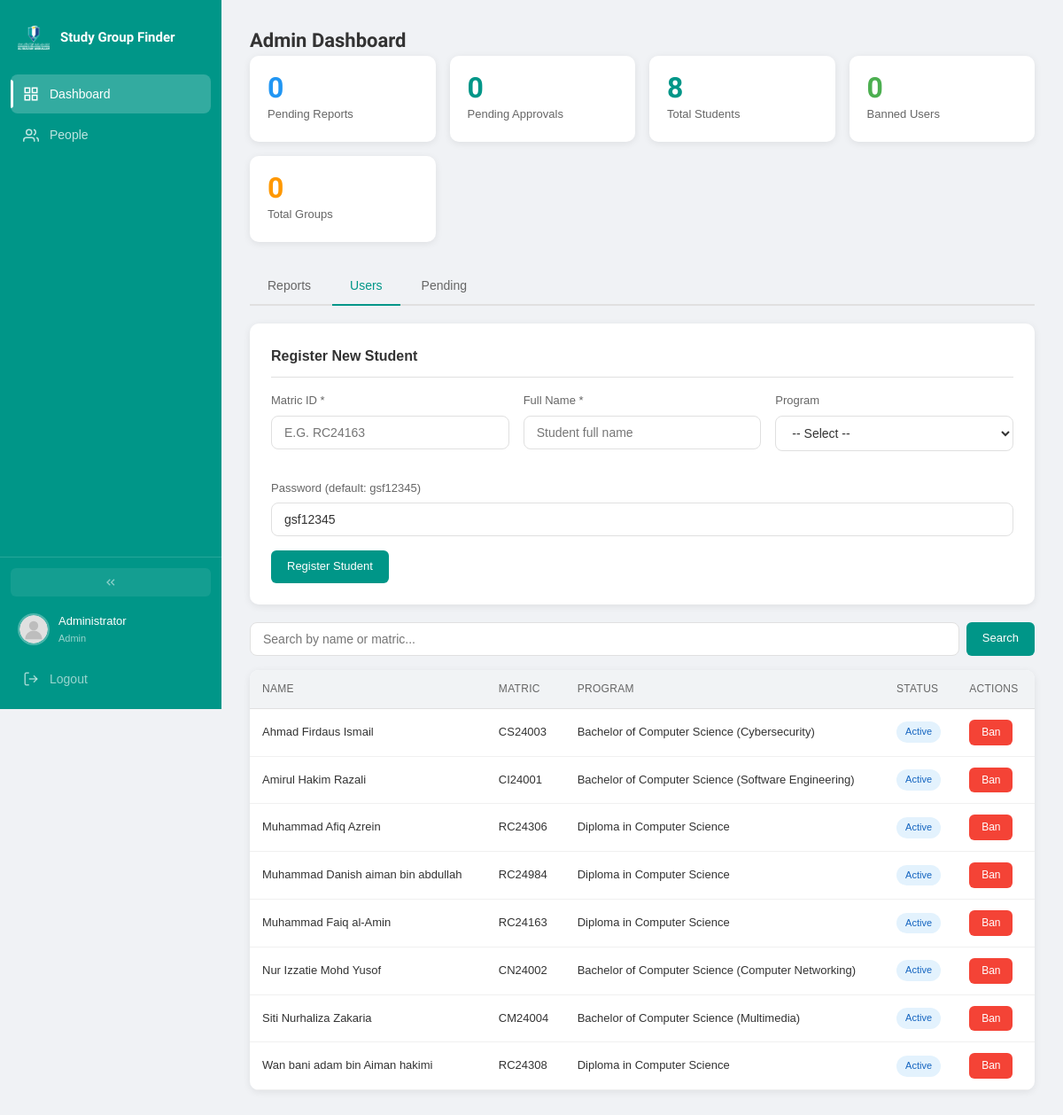
Before: /php/admin/?tab=users (signed in) with the older database file.
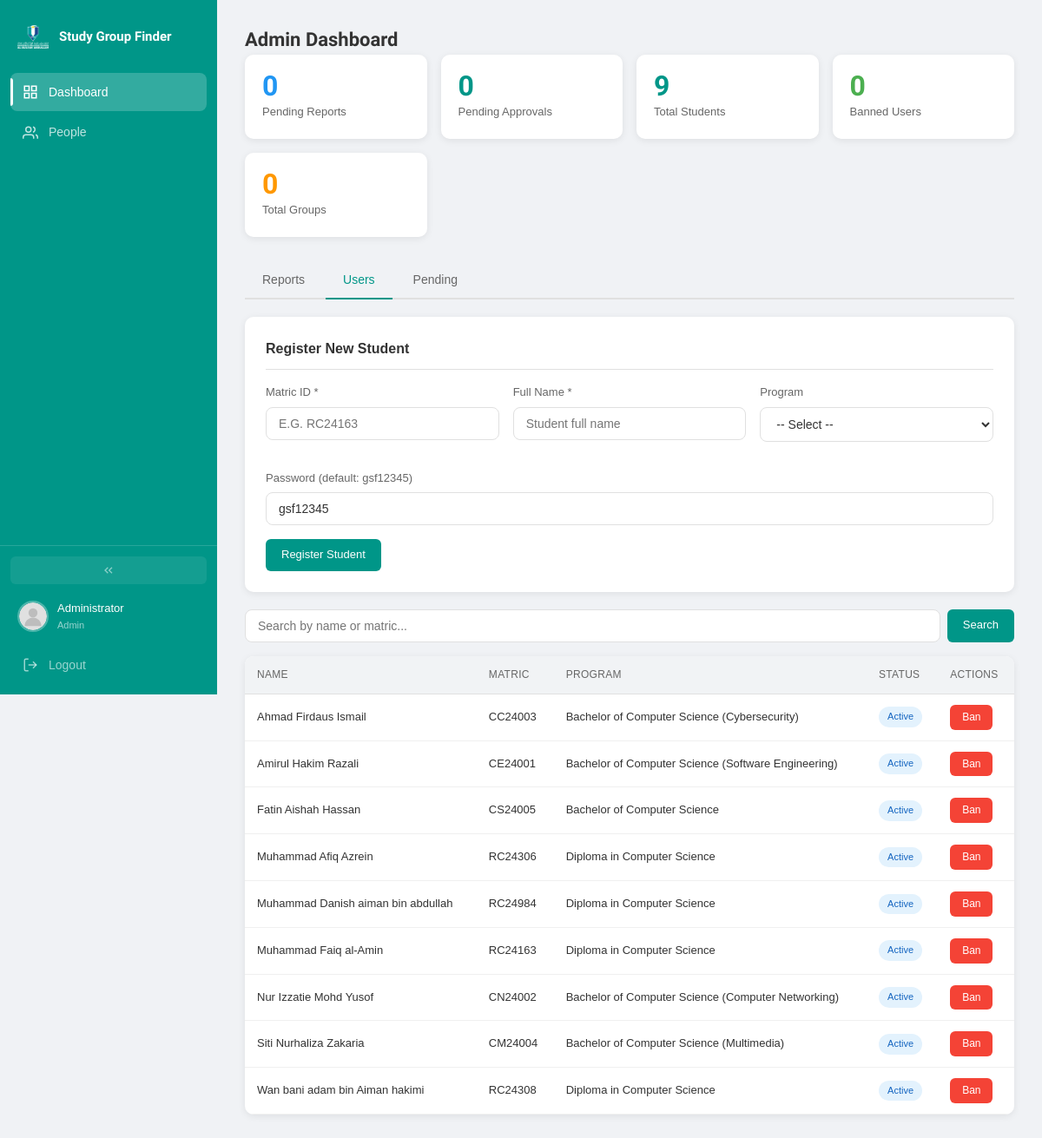
After: the same page with the newer database file.
### tables this page shows
CREATE TABLE IF NOT EXISTS users (
    id INT AUTO_INCREMENT PRIMARY KEY,
    matric_id VARCHAR(20) UNIQUE NOT NULL,
    full_name VARCHAR(100) NOT NULL,
    password VARCHAR(255) NOT NULL,
    role ENUM('Student','Admin') DEFAULT 'Student',
    approved TINYINT(1) NOT NULL DEFAULT 1,
    program VARCHAR(100),
    bio TEXT,
    avatar VARCHAR(255),
    banner VARCHAR(255),
    primary_color VARCHAR(7) DEFAULT '#009688',
    secondary_color VARCHAR(7) DEFAULT '#ffffff',
    text_color VARCHAR(7) DEFAULT '#333333',
    font_choice VARCHAR(30) DEFAULT 'Satoshi',
    card_style VARCHAR(20) DEFAULT 'plain',
    bg_type VARCHAR(20) DEFAULT 'default',
    bg_color VARCHAR(7) DEFAULT '#f0f2f5',
    bg_image VARCHAR(255),
    last_active DATETIME,
    banned_until DATETIME,
    ban_reason TEXT,
    muted_until DATETIME,
    created_at TIMESTAMP DEFAULT CURRENT_TIMESTAMP
);

### php/core/auth.php (called while the page is built, shortened)
<?php
function base_url(): string {
    $script = $_SERVER['SCRIPT_NAME'] ?? '';
    $pos = strrpos($script, '/php/');
    if ($pos !== false) {
        return substr($script, 0, $pos);
    }
    return '';
}
function e(?string $val): string {
    return htmlspecialchars($val ?? '', ENT_QUOTES, 'UTF-8');
}
function current_user_name(): string {
    return $_SESSION['user_name'] ?? '';
}
function current_user_role(): string {
    return $_SESSION['user_role'] ?? 'Student';
}
function current_user_avatar(): string {
    return $_SESSION['user_avatar'] ?? '';
}
function user_pref(string $key, string $default = ''): string {
    return $_SESSION['user_prefs'][$key] ?? $default;
}
function avatar_url(?string $avatar): string {
    return base_url() . '/css/default_avatar.svg';
}
function is_light_color(string $hex): bool {
    $hex = ltrim($hex, '#');
    $r = hexdec(substr($hex, 0, 2)) / 255;
    $g = hexdec(substr($hex, 2, 2)) / 255;
    $b = hexdec(substr($hex, 4, 2)) / 255;
    $r = ($r <= 0.03928) ? $r / 12.92 : pow(($r + 0.055) / 1.055, 2.4);
    $g = ($g <= 0.03928) ? $g / 12.92 : pow(($g + 0.055) / 1.055, 2.4);
    $b = ($b <= 0.03928) ? $b / 12.92 : pow(($b + 0.055) / 1.055, 2.4);
    $luminance = 0.2126 * $r + 0.7152 * $g + 0.0722 * $b;
    return $luminance > 0.45;
}

### php/admin/index.php (the view, shortened to what this page needs)
<?php
require_once __DIR__ . '/../core/auth.php';
require_once __DIR__ . '/../core/db.php';
require_once __DIR__ . '/../core/layout.php';
$base = base_url();
$tab = $_GET['tab'] ?? 'reports';
$stmt = $pdo->query("SELECT COUNT(*) FROM reports WHERE status = 'pending'");
$pending_reports = (int) $stmt->fetchColumn();
$stmt = $pdo->query("SELECT COUNT(*) FROM users WHERE role = 'Student' AND approved = 1");
$total_users = (int) $stmt->fetchColumn();
$stmt = $pdo->query("SELECT COUNT(*) FROM users WHERE role = 'Student' AND approved = 0");
$pending_approvals = (int) $stmt->fetchColumn();
$stmt = $pdo->query("SELECT COUNT(*) FROM users WHERE role = 'Student' AND approved = 1 AND banned_until IS NOT NULL AND banned_until > NOW()");
$banned_users = (int) $stmt->fetchColumn();
$stmt = $pdo->query("SELECT COUNT(*) FROM groups_");
$total_groups = (int) $stmt->fetchColumn();
if ($tab === 'users') {
    $search = trim($_GET['q'] ?? '');
    $where = "WHERE u.role = 'Student' AND u.approved = 1";
    $params = [];
    $stmt = $pdo->prepare("SELECT u.* FROM users u $where ORDER BY u.full_name ASC LIMIT 100");
    $stmt->execute($params);
    $users = $stmt->fetchAll();
} elseif ($tab === 'pending') {
    $stmt = $pdo->query("SELECT * FROM users WHERE role = 'Student' AND approved = 0 ORDER BY created_at ASC LIMIT 200");
    $pending_users = $stmt->fetchAll();
}
render_head('Admin Dashboard');
render_nav();
?>
<main class="main_content">
    <h1 class="page_title">Admin Dashboard</h1>
    <div class="stats_grid">
        <div class="stat_card">
            <div class="stat_value color_1"><?= $pending_reports ?></div>
            <div class="stat_label">Pending Reports</div>
        </div>
        <div class="stat_card">
            <div class="stat_value color_2"><?= $pending_approvals ?></div>
            <div class="stat_label">Pending Approvals</div>
        </div>
        <div class="stat_card">
            <div class="stat_value color_2"><?= $total_users ?></div>
            <div class="stat_label">Total Students</div>
        </div>
        <div class="stat_card">
            <div class="stat_value color_3"><?= $banned_users ?></div>
            <div class="stat_label">Banned Users</div>
        </div>
        <div class="stat_card">
            <div class="stat_value color_4"><?= $total_groups ?></div>
            <div class="stat_label">Total Groups</div>
        </div>
    </div>
    <div class="admin_tabs">
        <a href="?tab=reports" class="admin_tab<?= $tab === 'reports' ? ' active' : '' ?>">Reports</a>
        <a href="?tab=users" class="admin_tab<?= $tab === 'users' ? ' active' : '' ?>">Users</a>
        <a href="?tab=pending" class="admin_tab<?= $tab === 'pending' ? ' active' : '' ?>">Pending<?= $pending_approvals > 0 ? ' (' . $pending_approvals . ')' : '' ?></a>
    </div>
    <?php if ($tab === 'users'): ?>
    <div class="profile_section" style="margin-bottom:20px;">
        <h3 class="profile_section_title">Register New Student</h3>
        <form method="POST">
            <div class="pref_row">
                <div class="field_group">
                    <label class="field_label" for="matric_id">Matric ID *</label>
                    <input class="field_input" type="text" id="matric_id" name="matric_id" placeholder="e.g. RC24163" style="text-transform:uppercase;" required>
                </div>
                <div class="field_group">
                    <label class="field_label" for="full_name">Full Name *</label>
                    <input class="field_input" type="text" id="full_name" name="full_name" placeholder="Student full name" required>
                </div>
                <div class="field_group">
                    <label class="field_label" for="program">Program</label>
                    <select class="field_input" id="program" name="program">
                        <option value="">-- Select --</option>
                    </select>
                </div>
            </div>
            <div class="field_group">
                <label class="field_label">Password (default: gsf12345)</label>
                <input class="field_input" type="text" name="password" value="gsf12345" placeholder="Initial password">
            </div>
            <button type="submit" class="btn btn_primary">Register Student</button>
        </form>
    </div>
    <form method="GET" class="search_bar" style="margin-bottom:16px;">
        <input class="field_input" type="text" name="q" value="<?= e($search ?? '') ?>" placeholder="Search by name or matric...">
        <button type="submit" class="btn btn_primary">Search</button>
    </form>
    <?php if (empty($users)): ?>
    <div class="empty_state"><h3>No users found</h3></div>
    <?php else: ?>
    <div class="admin_table_wrap">
        <table class="admin_table">
            <thead>
                <tr>
                    <th>Name</th>
                    <th>Matric</th>
                    <th>Program</th>
                    <th>Status</th>
                    <th>Actions</th>
                </tr>
            </thead>
            <tbody>
                <?php foreach ($users as $u):
                    $is_banned = $u['banned_until'] && strtotime($u['banned_until']) > time();
                ?>
                <tr>
                    <td><?= e($u['full_name']) ?></td>
                    <td><?= e($u['matric_id']) ?></td>
                    <td><?= e($u['program'] ?? '-') ?></td>
                    <td>
                        <?php if ($is_banned): ?>
                        <span class="badge badge_danger">Banned until <?= date('M j, H:i', strtotime($u['banned_until'])) ?></span>
                        <?php else: ?>
                        <span class="badge badge_info">Active</span>
                        <?php endif; ?>
                    </td>
                    <td>
                        <?php if ($is_banned): ?>
                        <form method="POST" action="<?= $base ?>/php/api/reports.php" style="display:inline;">
                            <input type="hidden" name="action" value="unban">
                            <input type="hidden" name="user_id" value="<?= $u['id'] ?>">
                            <input type="hidden" name="csrf" value="<?= csrf_token() ?>">
                            <button type="submit" class="btn btn_primary btn_sm">Unban</button>
                        </form>
                        <?php else: ?>
                        <button type="button" class="btn btn_danger btn_sm" onclick="GSF.confirm('Ban this user for 3 days?',function(){document.getElementById('ban_form_<?= $u['id'] ?>').submit();})">Ban</button>
                        <?php endif; ?>
                    </td>
                </tr>
                <?php endforeach; ?>
            </tbody>
        </table>
    </div>
    <?php endif; ?>
    <?php endif; ?>
</main>
<?php render_footer(); ?>

### php/core/layout.php (shortened to what this page needs)
<?php
function render_head(string $title = 'GSFinder'): void {
    $base = base_url();
    $font = e(user_pref('font_choice', 'Satoshi'));
    $primary = e(user_pref('primary_color', '#009688'));
    $bg_type = e(user_pref('bg_type', 'default'));
    $primary_is_light = is_light_color($primary);
?>
<!DOCTYPE html>
<html lang="en">
<head>
    <link rel="stylesheet" href="<?= $base ?>/css/main.css">
    <link rel="stylesheet" href="<?= $base ?>/css/components.css">
</head>
<body class="<?= $bg_type !== 'default' ? 'has_custom_bg' : '' ?>" data-font="<?= $font ?>" data-primary-light="<?= $primary_is_light ? '1' : '0' ?>">
<?php
}
function render_nav(): void {
    $base = base_url();
    $name = e(current_user_name());
    $avatar = avatar_url(current_user_avatar());
    $role = current_user_role();
    $current = $_SERVER['REQUEST_URI'] ?? '';
?>
<aside class="sidebar<?= (isset($GLOBALS['_primary_is_light']) && $GLOBALS['_primary_is_light']) ? ' sidebar_dark_text' : '' ?>" id="main_sidebar">
    <div class="sidebar_top">
        <div class="sidebar_brand">
            <img src="<?= $base ?>/css/logo_umpsa.png" alt="UMPSA" class="sidebar_logo_img">
            <span class="sidebar_title">Study Group Finder</span>
        </div>
    </div>
    <nav class="sidebar_nav">
        <?php if ($role === 'Admin'): ?>
        <a href="<?= $base ?>/php/admin/" class="sidebar_link<?= str_contains($current, '/admin') ? ' active' : '' ?>">
            <svg width="18" height="18" viewBox="0 0 24 24" fill="none" stroke="currentColor" stroke-width="2"><rect x="3" y="3" width="7" height="7"/><rect x="14" y="3" width="7" height="7"/><rect x="3" y="14" width="7" height="7"/><rect x="14" y="14" width="7" height="7"/></svg>
            <span class="sidebar_link_text">Dashboard</span>
        </a>
        <a href="<?= $base ?>/php/people/" class="sidebar_link<?= str_contains($current, '/people') ? ' active' : '' ?>">
            <svg width="18" height="18" viewBox="0 0 24 24" fill="none" stroke="currentColor" stroke-width="2"><path d="M17 21v-2a4 4 0 00-4-4H5a4 4 0 00-4 4v2"/><circle cx="9" cy="7" r="4"/><path d="M23 21v-2a4 4 0 00-3-3.87"/><path d="M16 3.13a4 4 0 010 7.75"/></svg>
            <span class="sidebar_link_text">People</span>
        </a>
        <?php endif; ?>
    </nav>
    <div class="sidebar_bottom">
        <button class="sidebar_collapse_btn" id="sidebar_collapse_btn" title="Collapse sidebar">
            <svg width="16" height="16" viewBox="0 0 24 24" fill="none" stroke="currentColor" stroke-width="2"><polyline points="11 17 6 12 11 7"/><polyline points="18 17 13 12 18 7"/></svg>
        </button>
        <div class="sidebar_user">
            <img src="<?= $avatar ?>" alt="" class="sidebar_avatar">
            <div class="sidebar_user_info">
                <span class="sidebar_user_name"><?= $name ?></span>
                <span class="sidebar_user_role"><?= e($role) ?></span>
            </div>
        </div>
        <a href="<?= $base ?>/php/auth/logout.php" class="sidebar_link sidebar_logout">
            <svg width="18" height="18" viewBox="0 0 24 24" fill="none" stroke="currentColor" stroke-width="2"><path d="M9 21H5a2 2 0 01-2-2V5a2 2 0 012-2h4"/><polyline points="16 17 21 12 16 7"/><line x1="21" y1="12" x2="9" y2="12"/></svg>
            <span class="sidebar_link_text">Logout</span>
        </a>
    </div>
</aside>
<?php
}
    if ($flash): ?>
    <?php endif;
function render_footer(): void {
?>
</body>
</html>
<?php
}

Changed rows visible on the page:
changed users "Ahmad Firdaus Ismail": matric "CS24003" → "CC24003"
changed users "Amirul Hakim Razali": matric "CI24001" → "CE24001"
added users: full_name "Fatin Aishah Hassan", matric "CS24005", program "Bachelor of Computer Science", shows "Active"
Other visible differences:
$total_users: "8" → "9"
